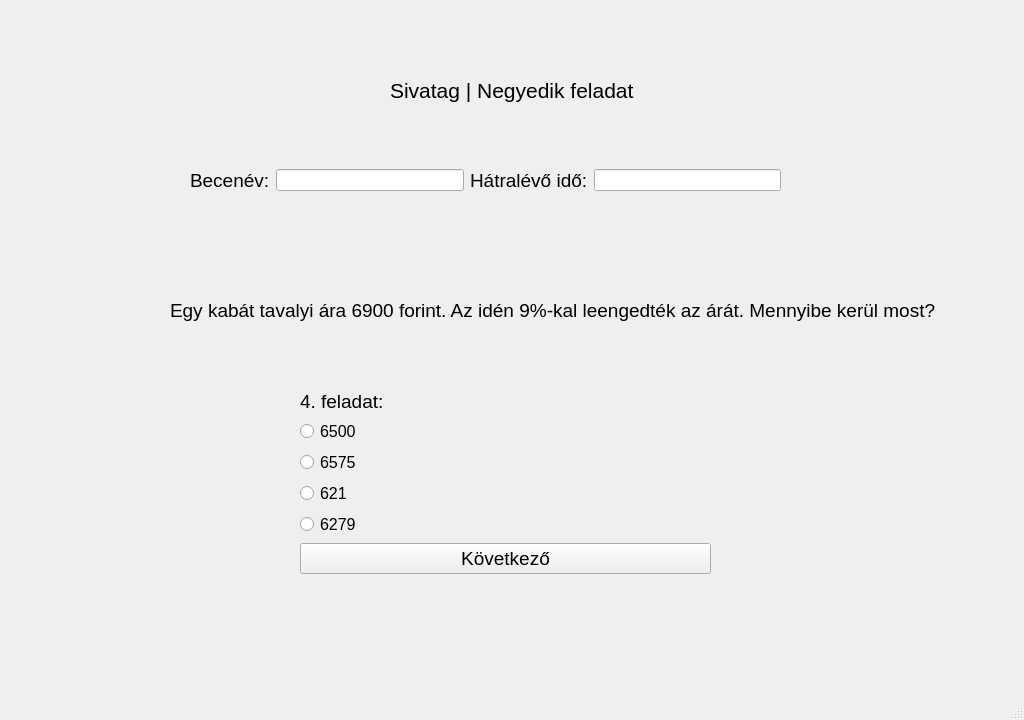
<?xml version="1.0" encoding="UTF-8"?>
<ui version="4.0">
 <class>ques1</class>
 <widget class="QMainWindow" name="ques1">
  <property name="geometry">
   <rect>
    <x>0</x>
    <y>0</y>
    <width>1024</width>
    <height>720</height>
   </rect>
  </property>
  <property name="windowTitle">
   <string>Játékos matematikai gyakorlóprogram</string>
  </property>
  <widget class="QWidget" name="centralwidget">
   <widget class="QLabel" name="label">
    <property name="geometry">
     <rect>
      <x>0</x>
      <y>-10</y>
      <width>1024</width>
      <height>720</height>
     </rect>
    </property>
    <property name="text">
     <string/>
    </property>
    <property name="pixmap">
     <pixmap>../szakdoga hátterek/28.jpg</pixmap>
    </property>
    <property name="scaledContents">
     <bool>true</bool>
    </property>
   </widget>
   <widget class="QLabel" name="label_4">
    <property name="geometry">
     <rect>
      <x>390</x>
      <y>70</y>
      <width>251</width>
      <height>41</height>
     </rect>
    </property>
    <property name="sizePolicy">
     <sizepolicy hsizetype="Expanding" vsizetype="Preferred">
      <horstretch>0</horstretch>
      <verstretch>0</verstretch>
     </sizepolicy>
    </property>
    <property name="font">
     <font>
      <pointsize>16</pointsize>
     </font>
    </property>
    <property name="cursor">
     <cursorShape>ArrowCursor</cursorShape>
    </property>
    <property name="text">
     <string>Sivatag | Negyedik feladat</string>
    </property>
   </widget>
   <widget class="QWidget" name="horizontalLayoutWidget">
    <property name="geometry">
     <rect>
      <x>190</x>
      <y>140</y>
      <width>591</width>
      <height>81</height>
     </rect>
    </property>
    <layout class="QHBoxLayout" name="horizontalLayout">
     <item>
      <widget class="QLabel" name="label_2">
       <property name="font">
        <font>
         <pointsize>14</pointsize>
        </font>
       </property>
       <property name="text">
        <string>Becenév:</string>
       </property>
      </widget>
     </item>
     <item>
      <widget class="QLineEdit" name="T1">
       <property name="sizePolicy">
        <sizepolicy hsizetype="Expanding" vsizetype="Fixed">
         <horstretch>0</horstretch>
         <verstretch>0</verstretch>
        </sizepolicy>
       </property>
      </widget>
     </item>
     <item>
      <widget class="QLabel" name="label_3">
       <property name="font">
        <font>
         <pointsize>14</pointsize>
        </font>
       </property>
       <property name="text">
        <string>Hátralévő idő:</string>
       </property>
      </widget>
     </item>
     <item>
      <widget class="QLineEdit" name="T2">
       <property name="sizePolicy">
        <sizepolicy hsizetype="Expanding" vsizetype="Fixed">
         <horstretch>0</horstretch>
         <verstretch>0</verstretch>
        </sizepolicy>
       </property>
      </widget>
     </item>
    </layout>
   </widget>
   <widget class="QWidget" name="formLayoutWidget">
    <property name="geometry">
     <rect>
      <x>300</x>
      <y>390</y>
      <width>411</width>
      <height>251</height>
     </rect>
    </property>
    <layout class="QFormLayout" name="formLayout">
     <property name="labelAlignment">
      <set>Qt::AlignLeading|Qt::AlignLeft|Qt::AlignTop</set>
     </property>
     <item row="1" column="0">
      <widget class="QLabel" name="label_5">
       <property name="font">
        <font>
         <pointsize>14</pointsize>
        </font>
       </property>
       <property name="text">
        <string>4. feladat:</string>
       </property>
      </widget>
     </item>
     <item row="2" column="0">
      <widget class="QRadioButton" name="R1">
       <property name="font">
        <font>
         <pointsize>12</pointsize>
        </font>
       </property>
       <property name="text">
        <string>6500</string>
       </property>
      </widget>
     </item>
     <item row="3" column="0">
      <widget class="QRadioButton" name="R2">
       <property name="font">
        <font>
         <pointsize>12</pointsize>
        </font>
       </property>
       <property name="text">
        <string>6575</string>
       </property>
      </widget>
     </item>
     <item row="4" column="0">
      <widget class="QRadioButton" name="R3">
       <property name="font">
        <font>
         <pointsize>12</pointsize>
        </font>
       </property>
       <property name="text">
        <string>621</string>
       </property>
      </widget>
     </item>
     <item row="6" column="0" colspan="2">
      <widget class="QPushButton" name="B1">
       <property name="font">
        <font>
         <pointsize>14</pointsize>
        </font>
       </property>
       <property name="text">
        <string>Következő</string>
       </property>
      </widget>
     </item>
     <item row="5" column="0">
      <widget class="QRadioButton" name="R4">
       <property name="font">
        <font>
         <pointsize>12</pointsize>
        </font>
       </property>
       <property name="text">
        <string>6279</string>
       </property>
      </widget>
     </item>
    </layout>
   </widget>
   <widget class="QLabel" name="label_6">
    <property name="geometry">
     <rect>
      <x>170</x>
      <y>270</y>
      <width>771</width>
      <height>81</height>
     </rect>
    </property>
    <property name="font">
     <font>
      <pointsize>14</pointsize>
     </font>
    </property>
    <property name="text">
     <string>Egy kabát tavalyi ára 6900 forint. Az idén 9%-kal leengedték az árát. Mennyibe kerül most?</string>
    </property>
    <property name="scaledContents">
     <bool>true</bool>
    </property>
   </widget>
  </widget>
  <widget class="QMenuBar" name="menubar">
   <property name="geometry">
    <rect>
     <x>0</x>
     <y>0</y>
     <width>1024</width>
     <height>21</height>
    </rect>
   </property>
  </widget>
  <widget class="QStatusBar" name="statusbar"/>
 </widget>
 <resources/>
 <connections/>
</ui>
